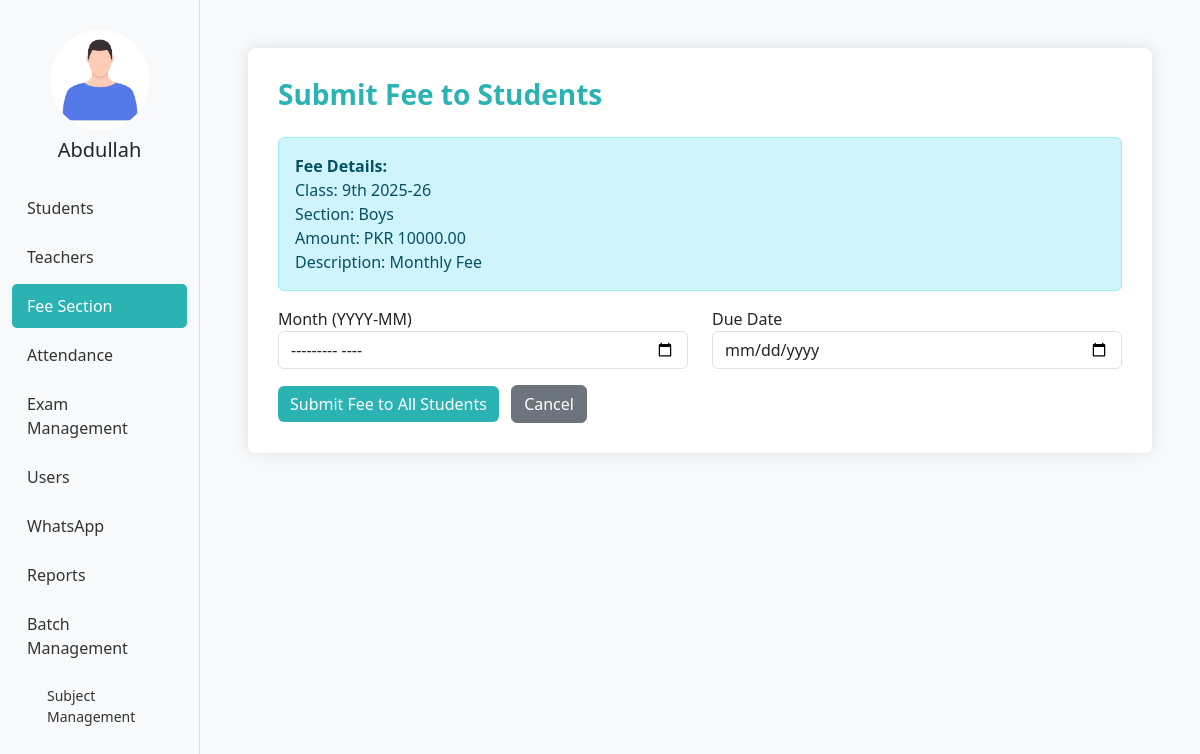
/submit_fee/2/ (signed in), run on the app's committed database.
### bri/models.py (models this page shows, shortened)
class Fee(models.Model):
    class_name = models.ForeignKey(Class, on_delete=models.CASCADE)
    section = models.ForeignKey(Section, on_delete=models.CASCADE)
    amount = models.DecimalField(max_digits=10, decimal_places=2)
    description = models.CharField(max_length=100, blank=True)
    created_at = models.DateTimeField(auto_now_add=True)

class Class(models.Model):
    class_name = models.CharField(max_length=15)
    is_active = models.BooleanField(default=True)
    order = models.IntegerField(default=0)
    class Meta:
        ordering = ['order', 'class_name']

class Section(models.Model):
    std_section = models.CharField(max_length=10)
    class_name = models.ForeignKey(Class, on_delete=models.CASCADE, related_name="sections")
    is_active = models.BooleanField(default=True)
    order = models.IntegerField(default=0)
    class Meta:
        ordering = ['order', 'std_section']

### bri/views.py (the view, shortened to what this page needs)
# urls.py: path('submit_fee/<int:fee_id>/', views.submit_fee, name='submit_fee'),
@admin_required
def submit_fee(request, fee_id):
    fee = get_object_or_404(Fee, id=fee_id)
    return render(request, 'submit_fee.html', {'fee': fee})

### bri/views.py (called while the page is built)
def admin_required(view_func):
    @wraps(view_func)
    def wrapper(request, *args, **kwargs):
        user_id = request.session.get('user_id')
        user_role = request.session.get('user_role')
        print(f"Admin check - user_id: {user_id}, user_role: {user_role}")
        if not user_id or user_role != 'admin':
            messages.error(request, "You need admin access to view this page.")
            return redirect('admin_dashboard')
        return view_func(request, *args, **kwargs)
    return wrapper

### bri/templates/submit_fee.html (shortened to what this page needs)
<!DOCTYPE html>
<html lang="en">
<head>
  <link href="https://cdn.jsdelivr.net/npm/bootstrap@5.3.0/dist/css/bootstrap.min.css" rel="stylesheet" />
</head>
<body>
  <div class="container-fluid">
    <div class="row">
      <div class="col-md-2 sidebar">
        <div class="text-center mb-4">
          {% load static %}
          <img src="{% static 'user_img.png' %}" height="100px" class="rounded-circle mb-2" alt="User" />
          <h5>Abdullah</h5>
        </div>
        <a href="{% url 'studentss' %}">Students</a>
        <a href="{% url 'list_students' %}">Teachers</a>
        <a href="{% url 'fee_management' %}" class="active">Fee Section</a>
        <a href="{% url 'attendance_dashboard' %}">Attendance</a>
        <a href="#">Exam Management</a>
        <a href="#">Users</a>
        <a href="#">WhatsApp</a>
        <a href="#">Reports</a>
        <a href="{% url 'batch_management' %}">Batch Management</a>
        <a href="{% url 'subject_management' %}" style="margin-left: 20px; font-size: 14px;">Subject Management</a>
      </div>
      <div class="col-md-10 p-5">
        <div class="form-section">
          <h3 class="form-title">Submit Fee to Students</h3>
          <div class="alert alert-info">
            <strong>Fee Details:</strong><br>
            Class: {{ fee.class_name.class_name }}<br>
            Section: {{ fee.section.std_section }}<br>
            Amount: PKR {{ fee.amount }}<br>
            Description: {{ fee.description|default:"Monthly Fee" }}
          </div>
          <form method="POST">
            <div class="row mb-3">
              <div class="col-md-6">
                <label>Month (YYYY-MM)</label>
                <input type="month" name="month" class="form-control" required />
              </div>
              <div class="col-md-6">
                <label>Due Date</label>
                <input type="date" name="due_date" class="form-control" required />
              </div>
            </div>
            <button type="submit" class="btn btn-custom">Submit Fee to All Students</button>
            <a href="{% url 'fee_management' %}" class="btn btn-secondary ms-2">Cancel</a>
          </form>
        </div>
      </div>
    </div>
  </div>
</body>
</html>

### bri/templates/submit_fee.html (style rules this page uses)
body { background-color: #f8f9fa; }
.form-section { background: #ffffff; padding: 30px; border-radius: 8px; box-shadow: 0 0 15px rgba(0, 0, 0, 0.1); }
.sidebar { border-right: 1px solid #ddd; height: 100vh; padding-top: 30px; }
.sidebar h5 { margin-bottom: 20px; }
.sidebar a { display: block; padding: 10px 15px; color: #333; text-decoration: none; border-radius: 5px; margin-bottom: 5px; }
.sidebar a:hover, .sidebar a.active { background-color: #2bb3b3; color: #fff; }
.form-title { font-weight: bold; margin-bottom: 25px; color: #2bb3b3; }
.btn-custom { background-color: #2bb3b3; color: #fff; border: none; }

### data on the page
Fee: class_name.class_name "9th 2025-26", section.std_section "Boys", amount "10000.00", description "Monthly Fee"
